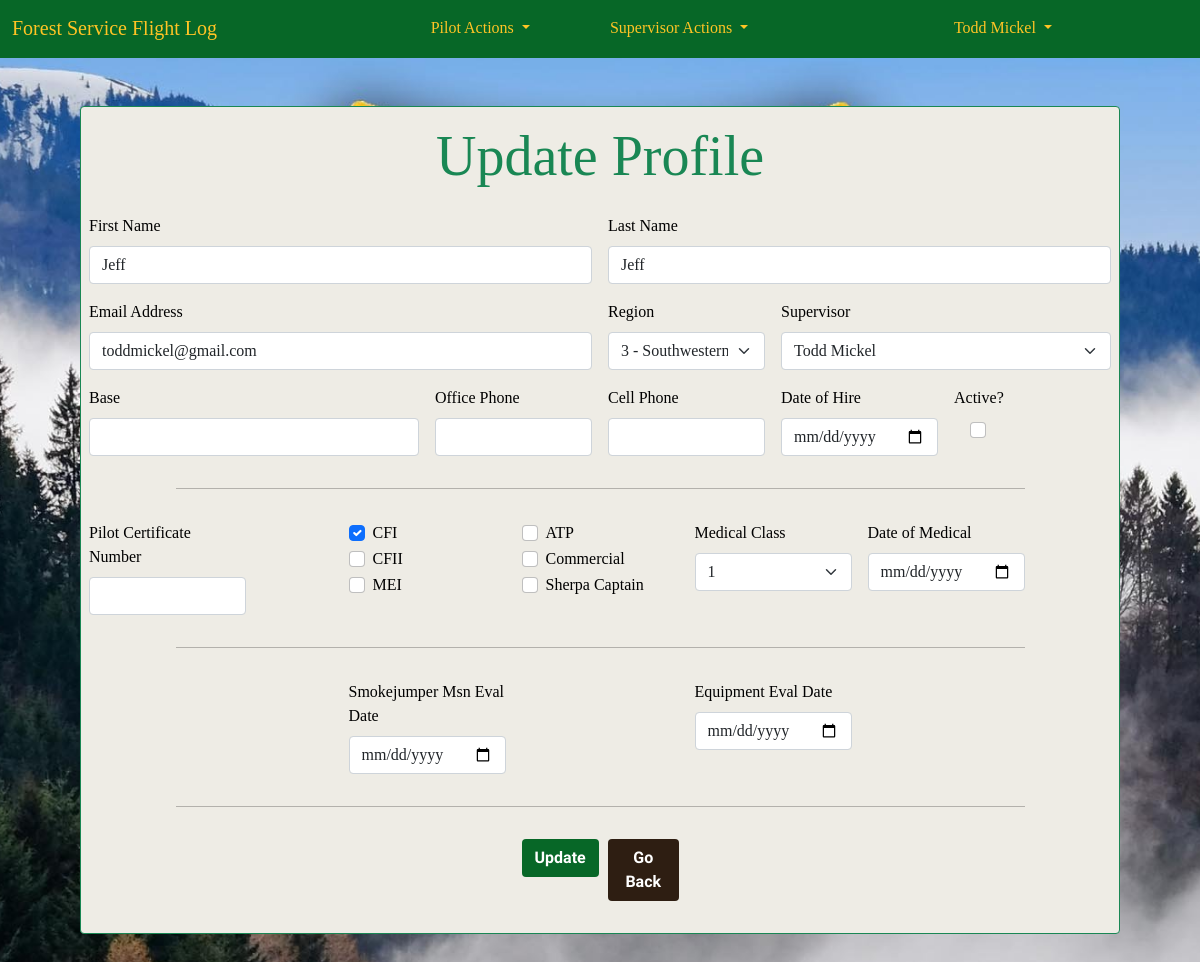
The page /accounts/6/update/ (signed in) on the database as committed earlier.
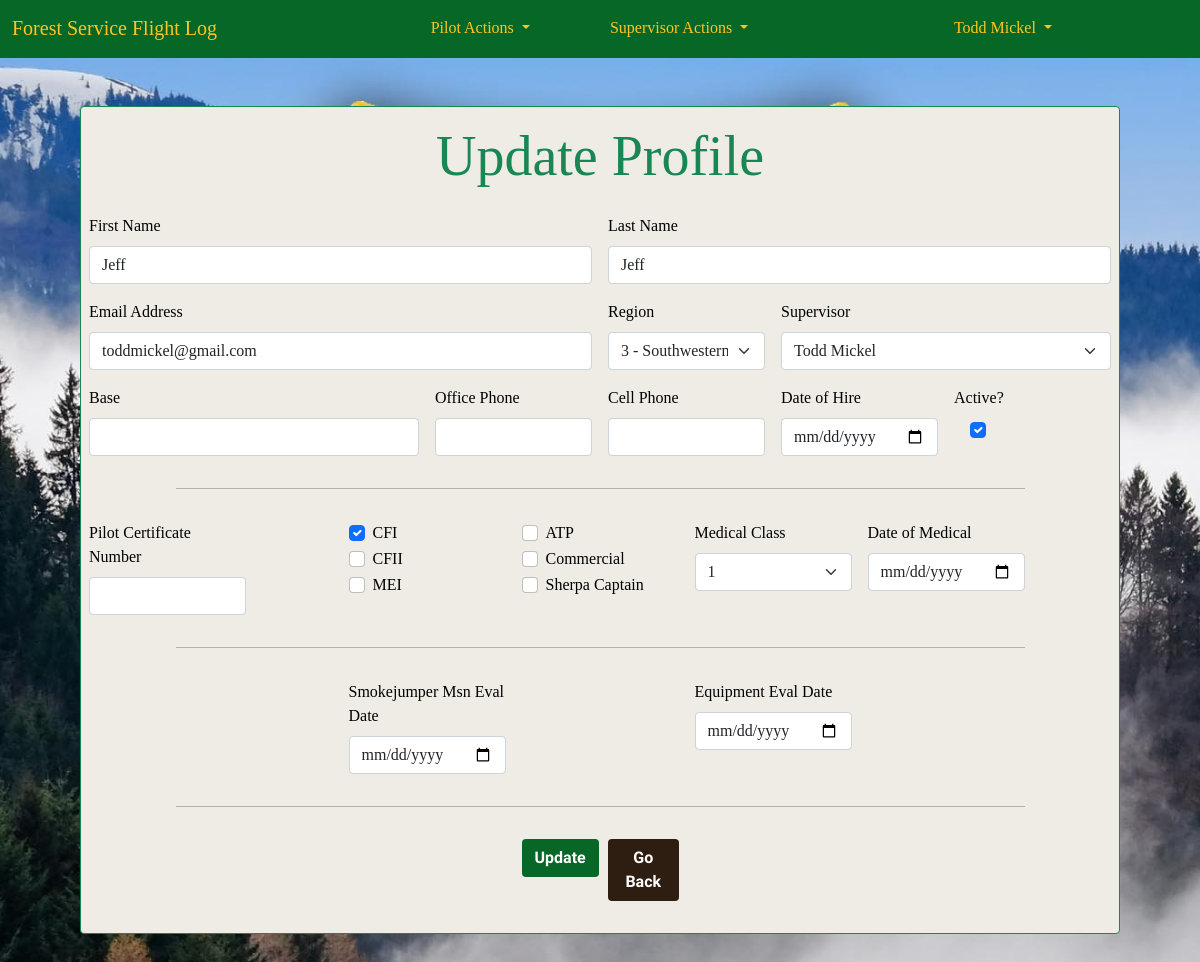
The same page on the database as committed later.
### accounts/models.py (models this page shows, shortened)
class CustomUser(AbstractUser):
    REGION_CHOICES = [
        ('1', '1 - Northern'),
        ('2', '2 - Rocky Mountain'),
        ('3', '3 - Southwestern'),
        ('4', '4 - Intermountain'),
        ('5', '5 - Pacific Southwest'),
        ('6', '6 - Pacific Northwest'),
        ('8', '8 - Southern'),
        ('9', '9 - Eastern'),
        ('10', '10 - Alaska'),
        ('WO', 'Washington Office'),
    ]
    '''username = None
    email = models.EmailField(_('email address'), unique=True)'''
    region = models.CharField(
        max_length=4,
        choices=REGION_CHOICES,
        default='WO',
        null=False,
        blank=False
        )
    base = models.CharField(max_length=20, blank=True)
    office_phone = models.CharField(max_length=12, blank=True)
    cell_phone = models.CharField(max_length=12, blank=True)
    date_of_hire = models.DateField(null=True, blank=True)
    pilot_cert_number = models.CharField(max_length=20, blank=True)
    atp = models.BooleanField(default=False)
    cfi = models.BooleanField(default=False)
    cfii = models.BooleanField(default=False)
    mei = models.BooleanField(default=False)
    commercial_rating = models.BooleanField(default=False)
    medical_class = models.IntegerField(null=True, blank=True)
    date_of_medical = models.DateField(null=True, blank=True)
    user_supervisor = models.ForeignKey(
        'self',
        on_delete=models.PROTECT,
        limit_choices_to={'is_supervisor': True},
        blank=False,
        null=True,
        default=5
        )
    is_supervisor = models.BooleanField(default=False)
    is_captain = models.BooleanField(default=False)
    smokejumper_msn_eval_date = models.DateField(null=True, blank=True)
    equipment_eval_date = models.DateField(null=True, blank=True)
    order = ('username',)
    USERNAME_FIELD = 'username'
    REQUIRED_FIELDS = []
    def __str__(self):
        return f'{self.first_name} {self.last_name}'

### accounts/views.py (the view, shortened to what this page needs)
# urls.py: path("<int:pk>/update/", ProfileView.as_view(), name="profile")
class ProfileView(LoginRequiredMixin, generic.edit.UpdateView):
    model = CustomUser
    form_class = ProfileForm
    template_name = 'profile.html'

### accounts/forms.py
class ProfileForm(forms.ModelForm):
    class Meta:
        model = CustomUser
        fields = [
            'id', 'first_name', 'last_name', 'email',
            'region', 'user_supervisor', 'base', 'is_active',
            'office_phone', 'cell_phone', 'date_of_hire',
            'pilot_cert_number', 'atp', 'cfi', 'cfii', 'mei',
            'commercial_rating', 'medical_class', 'date_of_medical',
            'is_captain', 'smokejumper_msn_eval_date', 'equipment_eval_date',
            ]
        widgets = {
            'date_of_hire': widgets.DateInput(attrs={'type': 'date'}),
            'date_of_medical': widgets.DateInput(attrs={'type': 'date'}),
            'smokejumper_msn_eval_date': widgets.DateInput(attrs={'type': 'date'}),
            'equipment_eval_date': widgets.DateInput(attrs={'type': 'date'}),
            'medical_class': widgets.Select(choices=[
                ('1','1'),
                ('2','2'),
                ('3','3'),
            ])
        }
    def __init__(self, *args, **kwargs):
        super(ProfileForm, self).__init__(*args, **kwargs)
        for visible in self.visible_fields():
            visible.field.widget.attrs['class'] = 'form-control'

### templates/profile.html (shortened to what this page needs)
{% extends 'base.html' %}
{% load widget_tweaks %}
{% block content %}
{% if not user.is_supervisor and user.id != object.id %}
<div class="container border border-success rounded">
    <h3>You are not authorized to view or edit any profile other than your own.</h3>
</div>
{% else %}
    <form class="row prof-form g-3 border border-success rounded" action="" method="POST">
        <h1 class="display-4 text-center text-success">Update Profile</h1>
        <div class="col-md-6">
            <label for="id_first_name" class="form-label">First Name</label>
            {{ form.first_name }}
        </div>
        <div class="col-md-6">
            <label for="id_last_name" class="form-label">Last Name</label>
            {{ form.last_name }}
        </div>
        <div class="col-md-6">
            <label for="id_email" class="form-label">Email Address</label>
            {{ form.email }}
        </div>
        <div class="col-md-2">
            <label for="id_region" class="form-label">Region</label>
            {% render_field form.region class+="form-select" %}
        </div>
        <div class="col-md-4">
            <label for="id_user_supervisor" class="form-label">Supervisor</label>
            {% render_field form.user_supervisor class+="form-select" %}
        </div>
        <div class="col-md-4">
            <label for="id_base" class="form-label">Base</label>
            {{ form.base }}
        </div>
        <div class="col-md-2">
            <label for="id_office_phone" class="form-label">Office Phone</label>
            {{ form.office_phone }}
        </div>
        <div class="col-md-2">
            <label for="id_cell_phone" class="form-label">Cell Phone</label>
            {{ form.cell_phone }}
        </div>
        <div class="col-md-2">
            <label for="id_date_of_hire" class="form-label">Date of Hire</label>
            {{ form.date_of_hire }}
        </div>
        <div class="col-md-2">
            {% if user.is_supervisor and user.id != object.id %}
            <label for="id_is_active" class="form-label">Active?</label><br>
            &nbsp;&nbsp;&nbsp;&nbsp;{% render_field form.is_active class="form-check-input" %}
            {% endif %}
        </div>
        <div class="col-md-1"></div>
        <div class="col-md-10"><hr></div>
        <div class="col-md-1"></div>
        <div class="col-md-2">
            <label for="id_pilot_cert_number" class="form-label">Pilot Certificate Number</label>
            {{ form.pilot_cert_number }}
        </div>
        <div class="col-md-1"></div>
        <div class="col-md-2">
            <div class="form-check">
                <label for="id_cfi" class="form-check-label">CFI</label>
                {% render_field form.cfi class="form-check-input" %}
            </div>
            <div class="form-check">
                <label for="id_cfii" class="form-check-label">CFII</label>
                {% render_field form.cfii class="form-check-input" %}
            </div>
            <div class="form-check">
                <label for="id_mei" class="form-check-label">MEI</label>
                {% render_field form.mei class="form-check-input" %}
            </div>
        </div>
        <div class="col-2">
            <div class="form-check">
                <label for="id_atp" class="form-check-label">ATP</label>
                {% render_field form.atp class="form-check-input" %}
            </div>
            <div class="form-check">
                <label for="id_commercial_rating" class="form-check-label">Commercial</label>
                {% render_field form.commercial_rating class="form-check-input" %}
            </div>
            <div class="form-check">
                <label for="id_commercial_rating" class="form-check-label">Sherpa Captain</label>
                {% render_field form.is_captain class="form-check-input" %}
            </div>
        </div>
        <div class="col-md-2">
            <label for="id_medical_class" class="form-label">Medical Class</label>
            {% render_field form.medical_class class+="form-select" %}
        </div>
        <div class="col-md-2">
            <label for="id_date_of_hire" class="form-label">Date of Medical</label>
            {{ form.date_of_medical }}
        </div>
        <div class="col-md-1"></div>
        <div class="col-md-1"></div>
        <div class="col-md-10"><hr></div>
        <div class="col-md-1"></div>
        <div class="col-md-3"></div>
        <div class="col-md-2">
            <label for="id_smokejumper_msn_eval_date" class="form-label">Smokejumper Msn Eval Date</label>
            {{ form.smokejumper_msn_eval_date }}
        </div>
        <div class="col-md-2"></div>
        <div class="col-md-2">
            <label for="id_equipment_eval_date" class="form-label">Equipment Eval Date</label>
            {{ form.equipment_eval_date }}
        </div>
        <div class="col-md-3"></div>
        <div class="col-md-1"></div>
        <div class="col-md-10"><hr></div>
        <div class="col-md-1"></div>
        {% if object.id != user.id %}
        <div class="col-md-5"></div>
        <div class="col-md-1">
            <button class="btn submit_btn" type="submit">Update</button>
        </div>
        <div class="col-md-1">
            <a class="btn cancel_btn" href="{% url 'currency_board' %}">Go Back</a>
        </div>
        {% else %}
        <div class="d-grid gap-2 col-1 mx-auto">
            <button class="btn submit_btn" type="submit">Update</button>
        </div>
        {% endif %}
    </form>
    {% endif %}
{% endblock content %}

### templates/base.html (shortened to what this page needs)
{% load static %}
<!DOCTYPE html>
<html>
    <head>
        <link href="https://cdn.jsdelivr.net/npm/bootstrap@5.1.0/dist/css/bootstrap.min.css" rel="stylesheet"
>
        <link
            href="{% static 'css/base.css' %}"
            rel="stylesheet">
    </head>
    <body>
        <nav class="navbar navbar-expand-lg navbar-nb2">
            <div class="container-fluid">
                <a class="navbar-brand" href="{% url 'home' %}">Forest Service Flight Log</a>
                <div class="collapse navbar-collapse" id="navbarSupportedContent">
                {% if user.is_authenticated %}
                    <ul class="navbar-nav mx-auto mb-2 mb-lg-0">
                        <li class="nav-item dropdown">
                            <a class="nav-link active dropdown-toggle pa_1" href="#" id="navbarDropdown" role="button" data-bs-toggle="dropdown">
                                Pilot Actions
                            </a>
                        </li>
                        {% if user.is_supervisor %}
                        <li class="nav-item dropdown">
                            <a class="nav-link active dropdown-toggle pa_1" href="#" id="SupDropdown" role="button" data-bs-toggle="dropdown">
                                Supervisor Actions
                            </a>
                        </li>
                        {% endif %}
                    </ul>
                    <ul class="navbar-nav flex-row-reverse">
                        <li class="nav-item dropdown">
                            <a class="nav-link active dropdown-toggle pw_1" href="#" id="profileDropdown" role="button" data-bs-toggle="dropdown">
                                {{ user.get_full_name }}
                            </a>
                        </li>
                    </ul>
                    {% endif %}
                </div>
            </div>
        </nav>
        {% block content %}
        {% endblock content %}
    </body>
</html>

### static/css/base.css (style rules this page uses)
:root { --background: #eeece5; --brown_primary: #2e1e12; --brown_darker: #261f1b; --brown_darkest: #212121; --green_primary: #076727; --green_darkest: #073d11; --green_dark: #0a531b; --blue: #9bdaf1; --light_blue: #e1f3f8; --red_secondary: #e31c3d; --red_darkest: #981b1e; --red_dark: #cd2026; --red_light: #e59393; --red_lightest: #f9dede; --fs_gold: #ffc425; }
body { font-family: 'Playfair Display', serif; background: var(--background) url("/static/img/sf_logo4.jpg") no-repeat; background-size: cover; background-position: center center; background-repeat: no-repeat; background-attachment: fixed; background-size: cover; color: black; }
a { text-decoration: none; }
h1.text-center { color: black; background-color: var(--background); }
h1 { color: black; }
form { color: black; background-color: var(--background); border-radius: 10px; }
.prof-form { margin: 3rem 5rem; padding-bottom: 2rem; }
.navbar { background-color: var(--green_primary); border-bottom: 2px solid var(--green_primary); margin-bottom: 2rem; display: flex; }
.navbar-brand { color:var(--fs_gold); }
.pa_1 { color:var(--fs_gold); }
.pw_1 { color: var(--fs_gold); margin-right: 8rem; }
.btn { font-family: 'Source Sans Pro', sans-serif; font-weight: bold; }
.cancel_btn { background-color: var(--brown_primary); color: white; }
.submit_btn { background-color: var(--green_primary); color: white; }
@media only screen and (min-width: 768px) { body { width:auto; margin-left:auto; margin-right:auto; } }
@media only screen and (min-width: 600px) { body { display: 50%; } }

Rows that differ between the two databases and show on the page:
changed CustomUser "Jeff": is_active "☐" → "☑"
